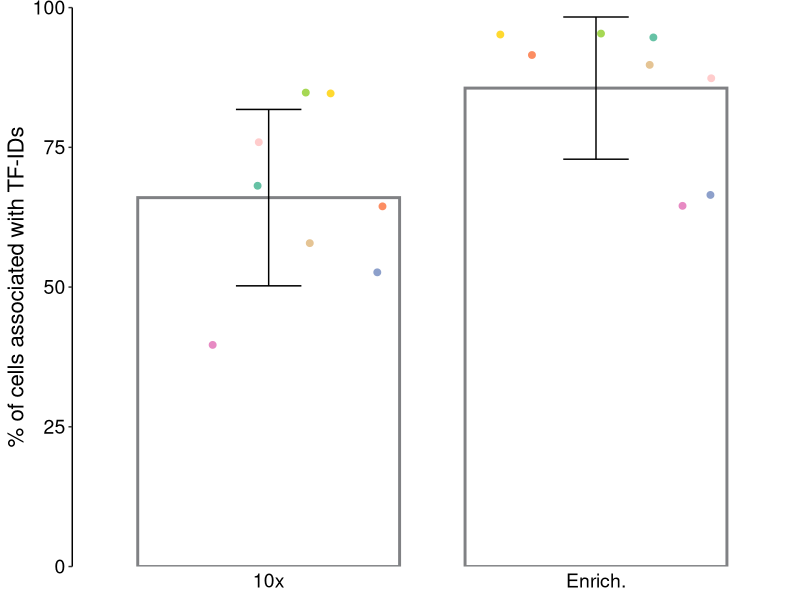
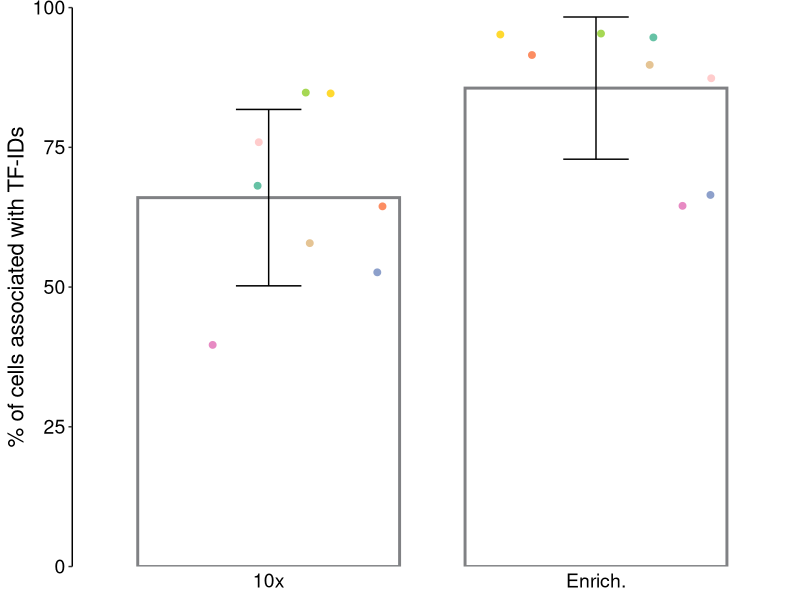

The R script that drew these images, in order:
## ---- chunk 1
knitr::opts_chunk$set(echo = TRUE)
knitr::opts_knit$set(root.dir = "/data/gardeux/TF-seq_proper/")
getwd()
## ---- chunk 2
suppressPackageStartupMessages(library(ggplot2)) # For plotting
suppressPackageStartupMessages(library(readxl)) # For reading Excel files
suppressPackageStartupMessages(library(plyr)) # For summary function
suppressPackageStartupMessages(library(crayon)) # Just for bolding the console output :D

cat(bold("ggplot2"), "version", as.character(packageVersion("ggplot2")), "\n")
cat(bold("readxl"), "version", as.character(packageVersion("readxl")), "\n")
cat(bold("plyr"), "version", as.character(packageVersion("plyr")), "\n")

# color scheme
cols <- c("#8DA0CB", "#E78AC3", "#A6D854","#FFD92F","#E5C494", "#66C2A5", "#FC8D62", "#FFCCCC")
names(cols) <- c("exp05", "exp06", "exp07", "exp08", "exp09", "exp10", "exp11", "exp12-13")

# Summary function to compute mean and sd
summary_func <- function(x, col){
  c(mean = mean(x[[col]], na.rm=TRUE),
    sd = sd(x[[col]], na.rm=TRUE))
}
## ---- chunk 3
# Reading data
plot_data <- as.data.frame(read_excel("metadata/TFseq_assignment_allExp.xlsx", sheet = 1, .name_repair = "unique_quiet"))
plot_data$Type[plot_data$Type == "enriched"] <- "Enrich."
plot_data$Type <- factor(plot_data$Type, levels = c("10x", "Enrich."))
plot_data <- subset(plot_data, Exp %in% names(cols)) # Removing exp12 and exp13 (only counting the merge)

# The value we are interested in (percentage of overlap with 10x cellranger)
colnames(plot_data)[colnames(plot_data) == "Cell-barcodes-matching-10x-cellranger-pc"] <- "value"

# In 1 to 100
plot_data$value <- plot_data$value * 100 # in %
## ---- chunk 4
sum <- ddply(plot_data, "Type", .fun=summary_func, "value")
colnames(sum)[colnames(sum) == "mean"] <- "value"

p <- ggplot(sum, aes(x=Type, y=value)) +
  geom_bar(stat="identity", width = 0.8, fill = "white", color = "#808184", size = 1) +
  scale_y_continuous(expand = c(0, 0), limits = c(0, 100)) +
  geom_errorbar(aes(ymin=value-sd, ymax=value+sd), width=.2, position=position_dodge(.9)) + 
  geom_jitter(data = plot_data, mapping = aes(x = Type, y = value, col = Exp), size = 2, position = position_jitter(seed = 42)) +
  scale_color_manual(values = cols) + theme(legend.position = "none", panel.grid.major = element_blank(), panel.grid.minor = element_blank(), panel.background = element_blank(), axis.title.x = element_blank(), axis.ticks.x = element_blank(), axis.line.y = element_line(), axis.title.y = element_text(size=16, color = "black"), axis.text.y = element_text(size=14, color = "black"), axis.text.x = element_text(size=14, color = "black")) +
  labs(y = "% of cells associated with TF-IDs")

p

ggsave(p, filename = "figures/Fig_1d.pdf", width = 2, height = 4)
